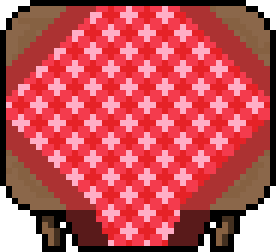
#> input picture assets/cosmetics/c_picnic_table.png, 46 x 42 px (shown 6 times larger)
$ python AssetDataGenerator.py
#> lines starting #> are read from the running program, lines starting #| are printed output that depends on the picture
from pathlib import Path
from PIL import Image

SPRITE_SIZE = 100
BACKGROUND_COLOR = (0, 0, 0, 0)

OUTPUT_IMAGE_NAME = "SpriteImages.png"
OUTPUT_JSON_NAME = "SpriteData.json"
GAME_VERSION = "1.1.19d"

EXCLUDED_FOLDER_NAMES = []


def next_power_of_two_grid(count: int) -> int:
    if count <= 0:
        return 1
    grid = 1
    while grid * grid < count:
        grid *= 2
    return grid


def to_pascal_case(text: str) -> str:
    if not text:
        return "Unknown"
    normalized = text.replace("-", "_").replace(" ", "_")
    parts = [part for part in normalized.split("_") if part]
    if not parts:
        return "Unknown"
    return "".join(part[:1].upper() + part[1:] for part in parts)


def to_camel_case(text: str) -> str:
    pascal = to_pascal_case(text)
    if not pascal:
        return "unknown"
    return pascal[:1].lower() + pascal[1:]


def should_exclude_folder(folder_name: str, excluded_names: list[str]) -> bool:
#> in main, img is the input picture: PIL image 46x42 RGBA; mean R, G, B, A 177.3, 65.3, 71.2, 237
    return folder_name in excluded_names


def fit_image_into_square(
    img: Image.Image,
    square_size: int,
    background_color=(0, 0, 0, 0)
) -> Image.Image:
#> called with square_size = 100, background_color = (0, 0, 0, 0)
    img = img.convert("RGBA")
    original_width, original_height = img.size
#> original_width = 46; original_height = 42
    scale = min(square_size / original_width, square_size / original_height)
#> scale = 2.17
    new_width = max(1, round(original_width * scale))
#> new_width = 100
    new_height = max(1, round(original_height * scale))
#> new_height = 91
    resized = img.resize((new_width, new_height), Image.Resampling.NEAREST)
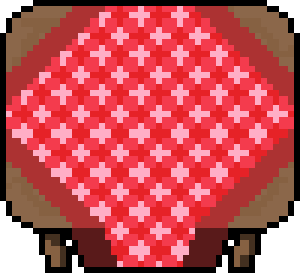
#> resized: PIL image 100x91 RGBA (shown 3 times larger); mean R, G, B, A 178.7, 65.9, 71.7, 237.7; transparent parts drawn white
    square = Image.new("RGBA", (square_size, square_size), background_color)
#> square: PIL image 100x100 RGBA; every value is 0
    x = (square_size - new_width) // 2
#> x = 0
    y = (square_size - new_height) // 2
#> y = 4
    square.paste(resized, (x, y), resized)
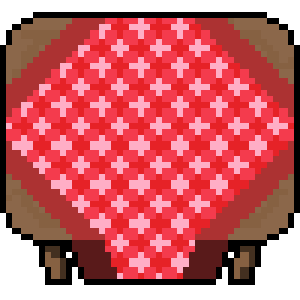
#> square: PIL image 100x100 RGBA (shown 3 times larger); mean R, G, B, A 162.6, 60, 65.3, 216.3; transparent parts drawn white
    return square


def write_pretty_json(file_path: Path, data: dict) -> None:
    with open(file_path, "w", encoding="utf-8") as f:
        f.write("{\n")
        f.write(f'    "gameVersion": "{data["gameVersion"]}",\n')
        f.write(f'    "spriteSize": {data["spriteSize"]},\n')
        f.write('    "spriteDatasets": [\n')

        datasets = data["spriteDatasets"]

        for dataset_index, dataset in enumerate(datasets):
            f.write("        {\n")
            f.write(f'            "type": "{dataset["type"]}",\n')
            f.write('            "data": [\n')

            entries = dataset["data"]

            for entry_index, entry in enumerate(entries):
                line = (
                    f'                {{ "name": "{entry["name"]}", '
                    f'"x": {entry["x"]}, "y": {entry["y"]} }}'
                )
                if entry_index < len(entries) - 1:
                    line += ","
                f.write(line + "\n")

            f.write("            ]\n")

            if dataset_index < len(datasets) - 1:
                f.write("        },\n")
            else:
                f.write("        }\n")

        f.write("    ]\n")
        f.write("}\n")


def main() -> None:
    script_dir = Path(__file__).resolve().parent
    print(f"Working directory: {script_dir}")

    all_subfolders = [f for f in script_dir.iterdir() if f.is_dir()]
    excluded = [f.name for f in all_subfolders if should_exclude_folder(f.name, EXCLUDED_FOLDER_NAMES)]
    subfolders = [f for f in all_subfolders if not should_exclude_folder(f.name, EXCLUDED_FOLDER_NAMES)]

    if excluded:
        print(f"Excluded folders: {', '.join(excluded)}")
    print(f"\nFound {len(subfolders)} folder(s) to process: {', '.join(f.name for f in subfolders)}")

    collected_sprites = []
    skipped = 0

    for folder in sorted(subfolders, key=lambda p: p.name.lower()):
        png_files = sorted([
            file for file in folder.iterdir()
            if file.is_file() and file.suffix.lower() == ".png"
        ])

        if not png_files:
            print(f"  [{folder.name}] No PNG files found, skipping.")
            continue

        sprite_type = to_camel_case(folder.name)
        print(f"  [{folder.name}] Processing {len(png_files)} sprite(s) as type '{sprite_type}' ...")

        for file_path in png_files:
            try:
                with Image.open(file_path) as img:
                    prepared = fit_image_into_square(img, SPRITE_SIZE, BACKGROUND_COLOR)

                collected_sprites.append({
                    "type": sprite_type,
                    "name": to_camel_case(file_path.stem),
                    "image": prepared
                })

            except Exception as e:
                print(f"    WARNING: Failed to load '{file_path.name}': {e}")
                skipped += 1
                continue

    total_sprites = len(collected_sprites)
    print(f"\nCollected {total_sprites} sprite(s) total ({skipped} skipped due to errors).")

    if total_sprites == 0:
        print("No sprites to process. Exiting.")
        return

    grid_size = next_power_of_two_grid(total_sprites)
    sheet_width = grid_size * SPRITE_SIZE
    sheet_height = grid_size * SPRITE_SIZE
    print(f"Sprite sheet layout: {grid_size}x{grid_size} grid -> {sheet_width}x{sheet_height}px")

    final_sheet = Image.new("RGBA", (sheet_width, sheet_height), BACKGROUND_COLOR)
#> final_sheet: PIL image 200x200 RGBA; every value is 0

    sprite_datasets: dict[str, list[dict]] = {}

    for index, entry in enumerate(collected_sprites):
        row = index // grid_size
        col = index % grid_size

        pixel_x = col * SPRITE_SIZE
        pixel_y = row * SPRITE_SIZE

        final_sheet.paste(entry["image"], (pixel_x, pixel_y), entry["image"])

        entry_type = entry["type"]
        if entry_type not in sprite_datasets:
            sprite_datasets[entry_type] = []

        sprite_datasets[entry_type].append({
            "name": entry["name"],
            "x": col,
            "y": row
        })
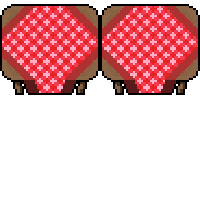
#> final_sheet: PIL image 200x200 RGBA; mean R, G, B, A 81.3, 30, 32.6, 108.1; transparent parts drawn white

    json_data = {
        "gameVersion": GAME_VERSION,
        "spriteSize": SPRITE_SIZE,
        "spriteDatasets": [
            {"type": dataset_type, "data": sprite_datasets[dataset_type]}
            for dataset_type in sorted(sprite_datasets.keys())
        ]
    }

    output_image_path = script_dir / OUTPUT_IMAGE_NAME
    output_json_path = script_dir / OUTPUT_JSON_NAME

    print(f"\nSaving sprite sheet to: {output_image_path.name}")
    final_sheet.save(output_image_path)

    print(f"Saving JSON data to:    {output_json_path.name}")
    write_pretty_json(output_json_path, json_data)

    print(f"\nDone! {total_sprites} sprites across {len(sprite_datasets)} type(s): {', '.join(sorted(sprite_datasets.keys()))}")
    print("\n========================================================================\n")


if __name__ == "__main__":
    main()
    input("Press Enter to exit...")
